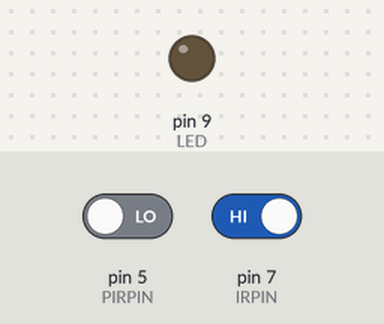
Recording of a sketch running on a simulated Arduino Uno, built with avr-gcc and run on an emulated ATmega328P. On the bench: output pins drawn as LEDs (lit = HIGH). The inputs (shaded band) are chosen by the test bench; at power-on: pin 5 (PIRPIN) LOW, pin 7 (IRPIN) HIGH. What the sketch prints to the serial monitor is not drawn.

Above: at 2.8 s.
2.9 s: pin 5 (PIRPIN) driven HIGH
5.5 s: pin 7 (IRPIN) driven LOW
At 6.5 s:
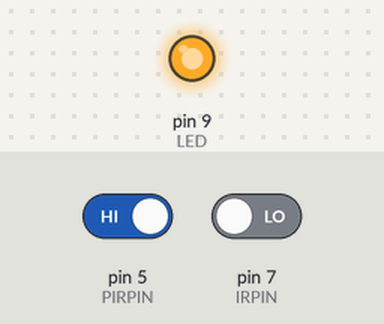
7.5 s: pin 7 (IRPIN) driven HIGH
At 9.2 s:
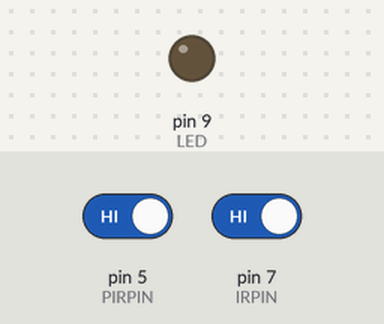
Timing chart, 0 to 10.7 s (numbered marks = the images above; inputs shaded):
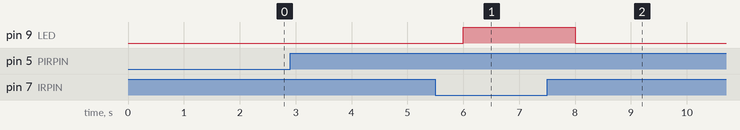

Measured:
- after the input at 2.9 s, every drawn part: stays the same
- after the input at 5.5 s, pin 9 (LED): LOW → HIGH after 0.50 s
- after the input at 7.5 s, pin 9 (LED): HIGH → LOW after 0.50 s

The sketch:

room_light2_copy_20260622163948.ino
```cpp
#define PIRPIN 5
#define IRPIN 7
#define LED 9
void setup()
{
  Serial.begin(115200);
  pinMode(PIRPIN,INPUT);
  pinMode(IRPIN,INPUT);
  pinMode(LED,OUTPUT);
}
void loop()
{
  int l =digitalRead(PIRPIN);
  int i =digitalRead(IRPIN);
  Serial.println("motion detect");
  Serial.write(l);
  if(l==1 && i==0)
  {
    digitalWrite(LED,HIGH);
    }
    else{
      digitalWrite(LED,LOW);
      }
      delay(1000);
      }
```
